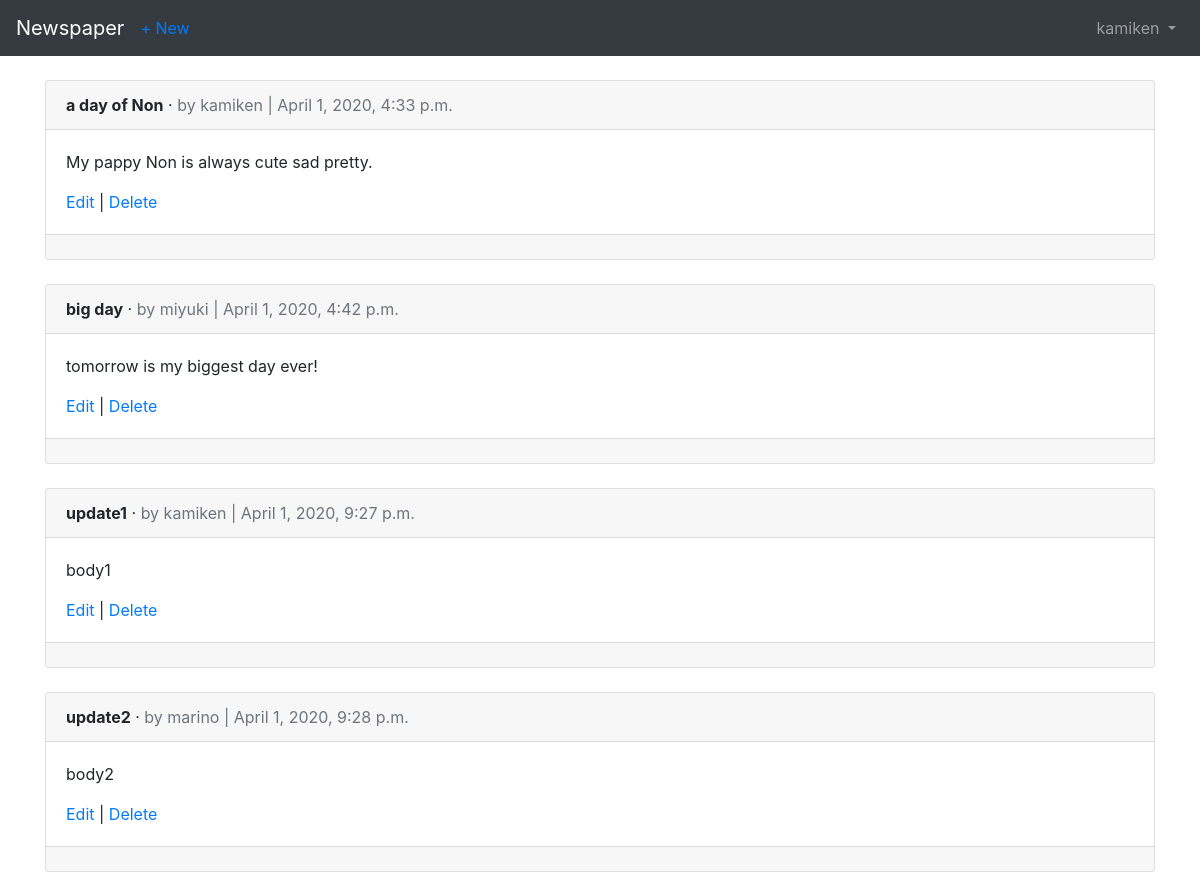
The page /articles/ (signed in) on the database as committed earlier.
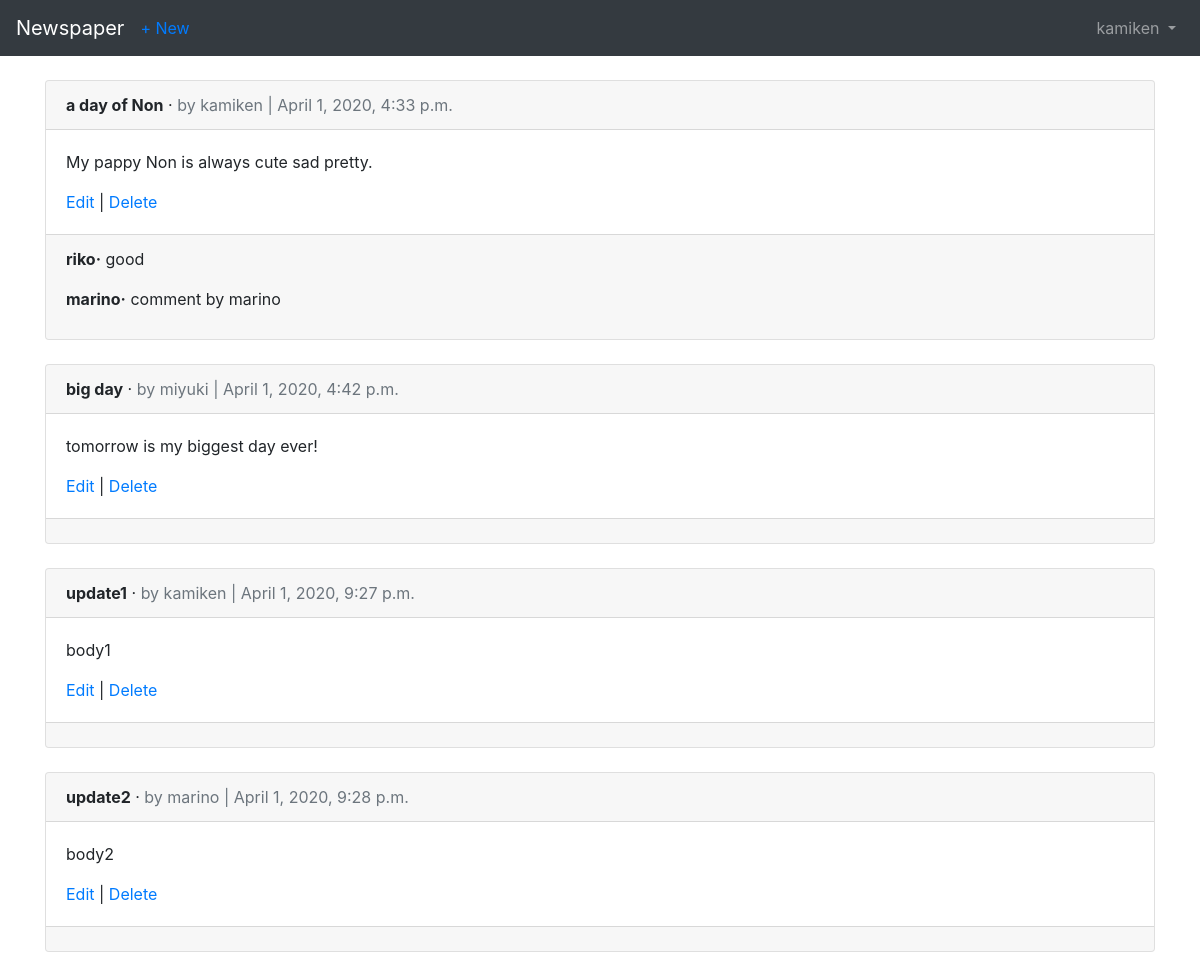
The same page on the database as committed later.
### users/models.py (models this page shows)
class CustomUser(AbstractUser):
    age = models.PositiveIntegerField(null=True, blank=True)

### articles/models.py (models this page shows, shortened)
class Article(models.Model):
    title = models.CharField(max_length = 255)
    body = models.TextField()
    date = models.DateTimeField(auto_now_add=True)
    author = models.ForeignKey(
        get_user_model(),
        on_delete=models.CASCADE,
    )

class Comment(models.Model):
    article = models.ForeignKey(Article, on_delete=models.CASCADE, related_name='comments',)
    comment = models.CharField(max_length=140)
    author = models.ForeignKey(
        get_user_model(),
        on_delete=models.CASCADE,
    )
    def __str__(self):
        return self.comment

### articles/views.py (the view)
# urls.py: path('',ArticleListView.as_view(),name='article_list'),
class ArticleListView(LoginRequiredMixin, ListView):
    model = Article
    template_name = 'article_list.html'
    login_url = 'login'

### templates/article_list.html (shortened to what this page needs)
{% extends 'base.html' %}
{% block content %}
  {% for article in object_list %}
    <div class="card">
      <div class="card-header">
        <span class="font-weight-bold">{{ article.title }}</span> &middot;
        <span class="text-muted">by {{ article.author }} | {{ article.date }}</span>
      </div>
      <div class="card-body">
        <p>{{ article.body }}</p>
        <a href="{% url 'article_edit' article.pk %}">Edit</a> |
        <a href="{% url 'article_delete' article.pk %}">Delete</a>
      </div>
      <div class="card-footer">
        {% for comment in article.comments.all %}
          <p>
            <span class="font-weight-bold">{{ comment.author }}&middot;</span>
            {{ comment }}
          </p>
        {% endfor %}
      </div>
    </div>
    <br />
  {% endfor %}
{% endblock content %}

### templates/base.html (shortened to what this page needs)
<!doctype html>
<html lang="en">
  <head>
    <link rel="stylesheet" href="https://stackpath.bootstrapcdn.com/bootstrap/4.1.3/css/bootstrap.min.css">
  </head>
  <body>
    <nav class="navbar navbar-expand-md navbar-dark bg-dark mb-4">
      <a class="navbar-brand" href="{% url 'home' %}">Newspaper</a>
      {% if user.is_authenticated %}
        <ul class="navbar-nav mr-auto">
          <li class="nav-item"><a href="{% url 'article_new' %}">+ New</a></li>
        </ul>
      {% endif %}
      <div class="collapse navbar-collapse" id="navbarCollapse">
        {% if user.is_authenticated %}
          <ul class="navbar-nav ml-auto">
            <li class="nav-item">
              <a class="nav-link dropdown-toggle" href="#" id="userMenu" data-toggle="dropdown" aria-haspopup="true" aria-expanded="false">
                {{ user.username }}
              </a>
            </li>
          </ul>
        {% endif %}
      </div>
    </nav>
    <div class="container">
      {% block content %}
      {% endblock content %}
    </div>
  </body>
</html>

Rows that differ between the two databases and show on the page:
added Comment: author "riko", comment "good", shown under Article "a day of Non"
added Comment: author "marino", comment "comment by marino", shown under Article "a day of Non"
